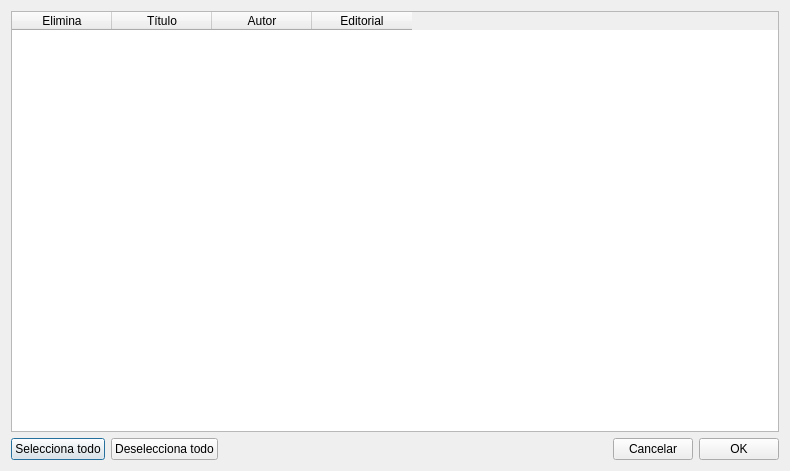
<?xml version="1.0" encoding="UTF-8"?>
<ui version="4.0">
 <class>EliminaDialog</class>
 <widget class="QDialog" name="EliminaDialog">
  <property name="geometry">
   <rect>
    <x>0</x>
    <y>0</y>
    <width>790</width>
    <height>471</height>
   </rect>
  </property>
  <property name="windowTitle">
   <string>Elimina Libro</string>
  </property>
  <layout class="QVBoxLayout" name="verticalLayout">
   <item>
    <widget class="QTableWidget" name="libros">
     <column>
      <property name="text">
       <string>Elimina</string>
      </property>
     </column>
     <column>
      <property name="text">
       <string>Título</string>
      </property>
     </column>
     <column>
      <property name="text">
       <string>Autor</string>
      </property>
     </column>
     <column>
      <property name="text">
       <string>Editorial</string>
      </property>
     </column>
    </widget>
   </item>
   <item>
    <layout class="QHBoxLayout" name="horizontalLayout">
     <item>
      <widget class="QPushButton" name="selecciona">
       <property name="text">
        <string>Selecciona todo</string>
       </property>
      </widget>
     </item>
     <item>
      <widget class="QPushButton" name="deselecciona">
       <property name="text">
        <string>Deselecciona todo</string>
       </property>
      </widget>
     </item>
     <item>
      <spacer name="horizontalSpacer">
       <property name="orientation">
        <enum>Qt::Horizontal</enum>
       </property>
       <property name="sizeHint" stdset="0">
        <size>
         <width>40</width>
         <height>20</height>
        </size>
       </property>
      </spacer>
     </item>
     <item>
      <widget class="QPushButton" name="cancelar">
       <property name="text">
        <string>Cancelar</string>
       </property>
       <property name="icon">
        <iconset resource="icons.qrc">
         <normaloff>:/cancel.png</normaloff>:/cancel.png</iconset>
       </property>
      </widget>
     </item>
     <item>
      <widget class="QPushButton" name="ok">
       <property name="text">
        <string>OK</string>
       </property>
       <property name="icon">
        <iconset resource="icons.qrc">
         <normaloff>:/accept.png</normaloff>:/accept.png</iconset>
       </property>
      </widget>
     </item>
    </layout>
   </item>
  </layout>
 </widget>
 <resources>
  <include location="icons.qrc"/>
 </resources>
 <connections/>
</ui>
